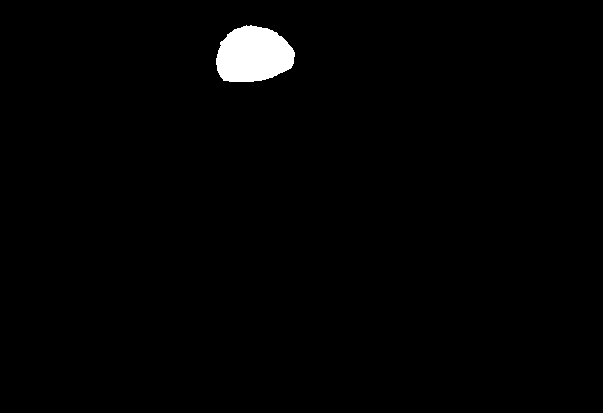
#> input picture Quality Control/Example data/ProphaseMask.tif, 603 x 413 px, found by its file name
$ jupyter execute --allow-errors 'IMC tiffs to dataframes.ipynb'   (shell and % lines are left out)   (text cells are left out)
#> lines starting #> are read from the running program, lines starting #| are printed output that depends on the picture; after the words box and inside, x2 and y2 are one past the last pixel; in counts of white or black regions, pixels touching at a corner belong together; pictures that were not available may be replaced by others from this repository, and a replacement may not be noted
[cell 1]
#Import packages needed to process data

import numpy as np
import matplotlib.pyplot as plt

from PIL import Image
import pandas as pd

import seaborn as sns

[cell 2]
#Read the list of protein names from the Panel CSV file. Check your panel file is correct for this experiment#

metals = list(pd.read_csv('Paneltest.csv')['name'])
#> (reads MCD to TIFF/Paneltest.csv from the repository)

metals

[cell 3]
##optional, just to check you're getting egg images correctly

#The metals list is your panel in order. t is the max threshhold for each metal used for displaying the data in the plots.
#In this cell the purpose of the code is a quick check of the data so will always just look at the first channel.


def read_tiff(path):
    """
    path - Path to the multipage-tiff file
    """
#> called with path = 'ProphaseMask.tif'
    img = Image.open(path)
#> img is the input picture: PIL image 603x413 L; 1.4% white; 1 white region, box (x1, y1, x2, y2) and area: (216, 25, 295, 82) 3485
    images = []
    for i in range(img.n_frames):
        img.seek(i)
        images.append(np.array(img))
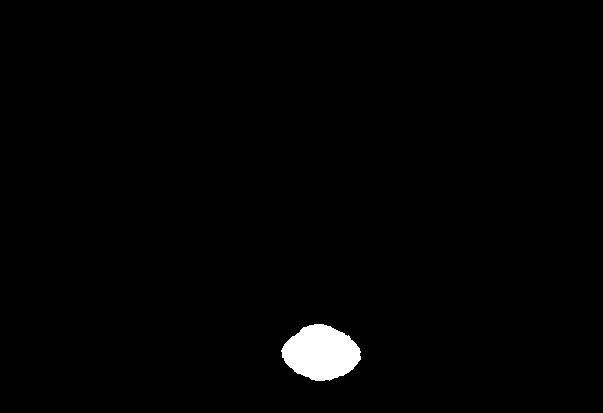
#> img: PIL image 603x413 L; 1.3% white; 1 white region, box (x1, y1, x2, y2) and area: (281, 324, 361, 381) 3274
#> after the loop, images = 14 items
    return np.array(images)

multimask = read_tiff("ProphaseMask.tif") ################### change this to your first roi's individual eggs mask ###############
multi = read_tiff("Prophase.tiff") ############################  change this to your first roi ###################################
#> call 2 of read_tiff, with path = 'Prophase.tiff'
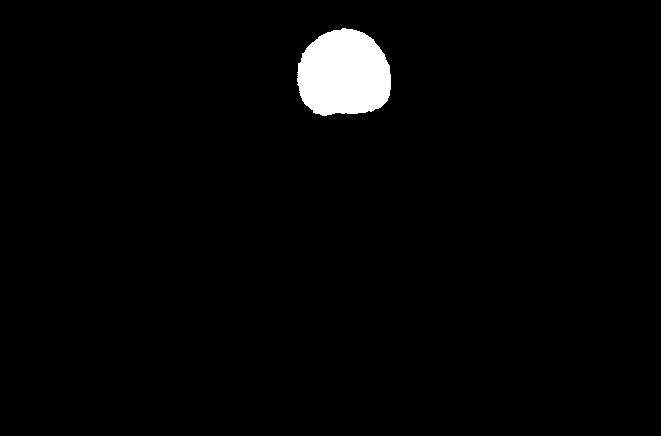
#> input picture Quality Control/Example data/5.5hrMask.tif, 661 x 436 px, given in place of Prophase.tiff, which was not available
#> in read_tiff, img is the input picture: PIL image 661x436 L; 2.3% white; 1 white region, box (x1, y1, x2, y2) and area: (297, 28, 391, 116) 6587
#> after the loop in read_tiff (call 2), `for i in range(img.n_frames):`:
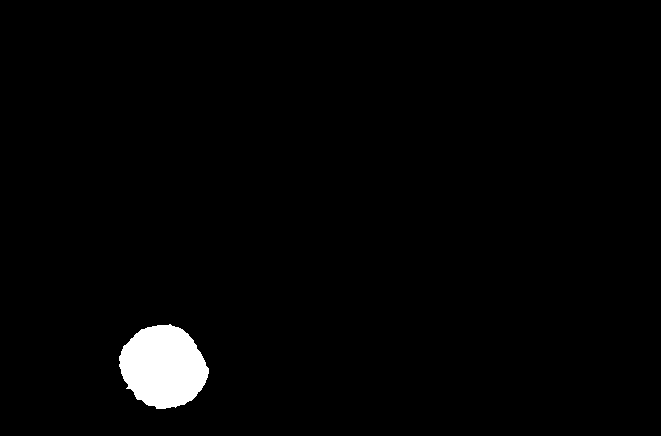
#> img: PIL image 661x436 L; 2% white; 1 white region, box (x1, y1, x2, y2) and area: (119, 324, 209, 409) 5633
#> after the loop in read_tiff (call 2), `for i in range(img.n_frames):`: images = 11 items

fig, ax = plt.subplots(ncols=4, nrows=2, figsize=(12,8)) # This is how you initiate a multiplot

for i in range(0,4): ## This for loop iterates through the first 4 eggs, plotting the image and histogram below it.

    mask_arr = np.array(multimask[i]) # Choose the mask
    mask_df = pd.DataFrame(mask_arr)  # Turn the mask into a dataframe for easy mask application to the actual image

    df=pd.DataFrame(multi[0])##   only using target 0 (gH2AX) in this example. Turns image array into dataframe for mask application
    tightdf=df[mask_df == 255].dropna(how='all').dropna(how='all',axis=1) # Applies the mask, and drops all rows/columns that are empty

    ax[0,i].imshow(tightdf,interpolation='nearest') ## Plots image. add .fillna(0) to have dark background (zeros). vmax sets bightness ceiling
    ax[0,i].set_title("Cell "+str(i))

    x = df[mask_df == 255].to_numpy().flatten() # Applies mask again, converting pixels oputside of egg to NaN, then to a numpy array and flattens to list
    x2= x[~np.isnan(x)] # removes NaN values from flattened array, leaving a list of values from inside the egg

    ax[1,i].hist(x2,bins=15) # plots a histogram of the list of values inside the egg generated above
    ax[1,i].set_title('Histo of masked cell '+str(i))
    ax[1,i].set_yscale('log')
    ax[1,i].set_ylim(0.5, 1000000)
#> this loop made 4 passes
#> tightdf on passes 1 to 4: table of 57 rows and 79 columns, table of 64 rows and 75 columns, table of 66 rows and 71 columns, table of 79 rows and 69 columns
#> pass 2, `mask_arr = np.array(multimask[i])`:
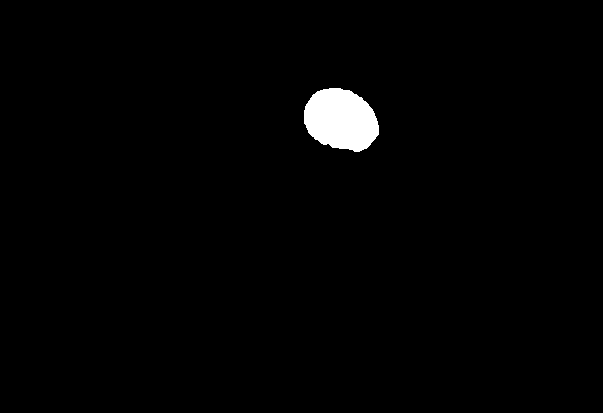
#> mask_arr: shape (413, 603); 1.5% white; 1 white region, box (x1, y1, x2, y2) and area: (304, 88, 379, 152) 3633
#> pass 3, `mask_arr = np.array(multimask[i])`:
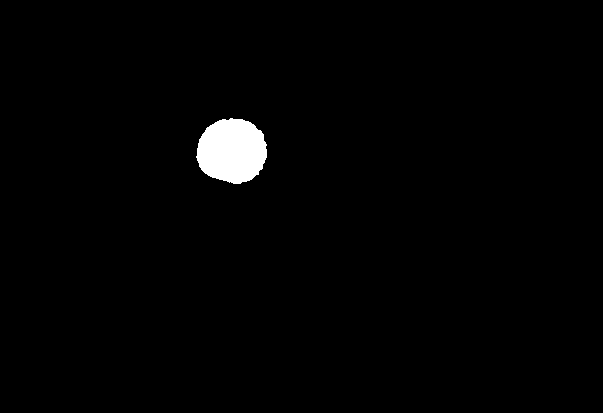
#> mask_arr: shape (413, 603); 1.5% white; 1 white region, box (x1, y1, x2, y2) and area: (196, 118, 267, 184) 3620
#> after the loop:
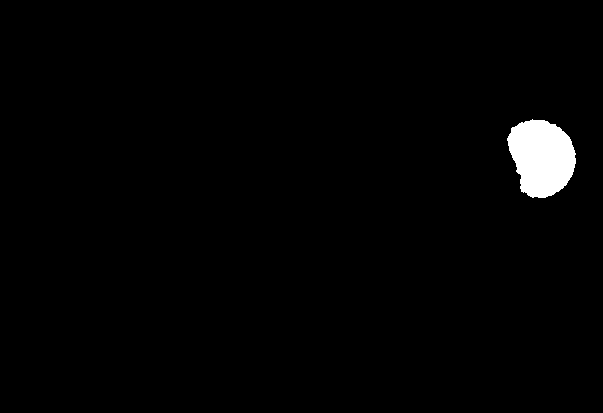
#> mask_arr: shape (413, 603); 1.6% white; 1 white region, box (x1, y1, x2, y2) and area: (507, 119, 576, 198) 4025
    #ax[1,i].set_xlim(0, 100) # You might want to remove or edit this if looks like histogram's x axis scale is off
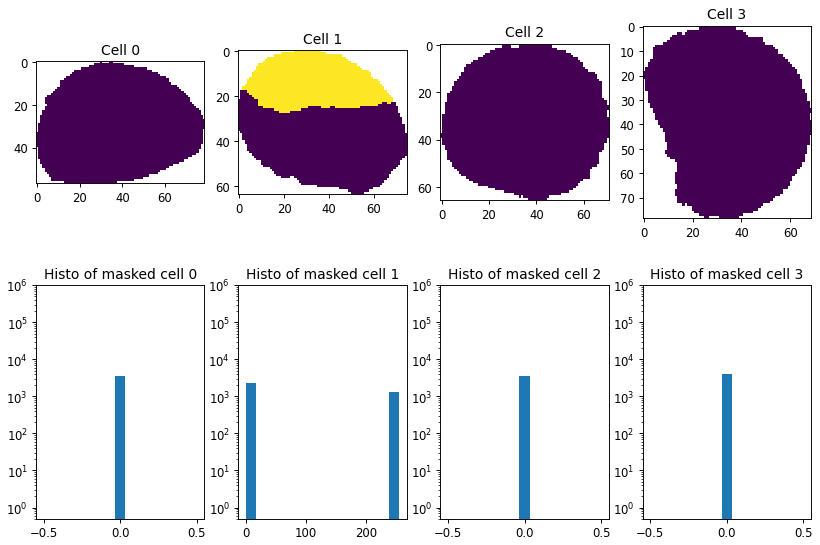
#> figure drawn by matplotlib, 8 panels; panel 5: tallest bar 3485 high, from x = -0.0333 to 0.0333; panel 6: tallest bar 2337 high, from x = 0 to 17; panel 7: tallest bar 3620 high, from x = -0.0333 to 0.0333; panel 8: tallest bar 4025 high, from x = -0.0333 to 0.0333

[cell 4]
  ########## Putting the total signal data into a wide format dataframe #########
  ##---------------------------------------------------------------------------##


## This code expects a tiff (or tiffs) of timepoint(s) named in the format [timepoint.tiff] eg "5.5hr.tiff",
## and a mask .tif for each timepoint named as above but including the word Mask at the end, eg. "5.5hrMask.tif" NB .tif due to imageJ output


##IMPORTANT!!!! SET TIMEPOINTS HERE, add timepoints as strings separated by commas (python list)
times = ["Prophase", '2hr', '3.5hr', '5hr', "6.5hr", '7.5hr','NoGVBD']

metals = list(pd.read_csv('Paneltest.csv')['name']) #set your panel file here (the .csv part, don't edit the actaul word 'name' in this code)


##Funtion to read multichannel tiff in as numpy array
##############
def read_tiff(path):
    """
    path - Path to the multipage-tiff file
    """
#> called with path = 'Prophase.tiff'
    img = Image.open(path)
    images = []
    for i in range(img.n_frames):
        img.seek(i)
        images.append(np.array(img))
#> after the loop, images = 11 items
    return np.array(images)
###############


##Create the empty wide format data frame. CUSTOMISE METALS AS APPROPRIATE #####  ########  ################
ColumnsWide = 'IntraEggId Timepoint'.split()
ColumnsWide = ColumnsWide + metals
widedf = pd.DataFrame(columns=ColumnsWide)


#> (the rest of this cell did not finish here and is left out)

#> after the loop in read_tiff (call 2), `for i in range(img.n_frames):`: images = 14 items
    EggCount = multimask.shape[0] ##How many channels are in the mask, ie number of cells are we going to be iterating through?


    ##Populate rows with Egg data
    for x in range(EggCount):
        NewRow = [] ## Empty list that will become new row
        NewRow.append(x) ## First column is EggID
        NewRow.append(timepoint) ## Second column is egg timepoint
        EggMask = multimask[x] ## Focuses on the mask with the right egg in it

        for metal in range(len(metals)):
            metaldf=pd.DataFrame(multi[metal]) ##Focuses on one metal channel at a time, turning np array into DataFrame so it can be masked with another DF
            lineararray = metaldf[EggMask == 255].to_numpy().flatten() ##Applies mask and flattens data to a 1D array
            linearnoNaN = lineararray[~np.isnan(lineararray)] ##Removes NaN values that were placed in area outside of mask by above line
            NewRow.append(sum(linearnoNaN))  ## Adds the sum of that metal's signal to the list which will become the new DF row


        widedf.loc[len(widedf.index)] = NewRow ## Adds the 'NewRow' list of data generated above to the DF as a new row

widedf

[cell 5]
##uncomment and run this to save the dataframe as a csv, calling it whatever you want

#widedf.to_csv('IMC_Wide_Dataframe.csv')

[cell 6]
##uncomment and run this to open the dataframe from the .csv if you have done that previously, make sure the name is correct

#widedf = pd.read_csv('IMC_Wide_Dataframe.csv')

[cell 7]
  ########## Putting the total signal data into a long format dataframe #########
  ##---------------------------------------------------------------------------##

## This code expects a tiff (or tiffs) of timepoint(s) named in the format [timepoint.tiff] eg "5.5hr.tiff",
## and a mask .tif for each timepoint named as above but including the word mask at the end, eg. "5.5hrMask.tif" NB .tif due to imageJ output.

##Check the imported packages at the top


##IMPORTANT!!!! SET TIMEPOINTs HERE, add timepoints as strings separated by commas (python list)
times = ["Prophase", '2hr', '3.5hr', '5hr', "6.5hr", '7.5hr']

metals = list(pd.read_csv('Paneltest.csv')['name'])

##Funtion to read multichannel tiff in as numpy array
##############
def read_tiff(path):
    """
    path - Path to the multipage-tiff file
    """
#> called with path = 'Prophase.tiff'
    img = Image.open(path)
    images = []
    for i in range(img.n_frames):
        img.seek(i)
        images.append(np.array(img))
#> after the loop, images = 11 items
    return np.array(images)
###############


##Create the empty long format data frame. Creates a new line per datapoint
Columnslong = 'IntraEggId Timepoint Target Total_Signal'.split()
longdf = pd.DataFrame(columns=Columnslong)

#> (the rest of this cell did not finish here and is left out)

#> after the loop in read_tiff (call 2), `for i in range(img.n_frames):`: images = 14 items
    EggCount = multimask.shape[0] ##How many channels are in the mask, ie eggs are we going to be iterating through?


    ##Populate rows with Egg data
    for x in range(EggCount):
        EggMask = multimask[x] ## Focuses on the mask with the right egg in it

        for metal in range(len(metals)):
            NewRow = [] ## Empty list that will become new row
            NewRow.append(x) ## First column is EggID
            NewRow.append(timepoint) ## Second column is egg timepoint
            NewRow.append(metals[metal]) ## Third column is protein

            metaldf=pd.DataFrame(multi[metal]) ##Focuses on one metal channel at a time, turning np array into DataFrame so it can be masked with another DF
            lineararray = metaldf[EggMask == 255].to_numpy().flatten() ##Applies mask and flattens data to a 1D array
            linearnoNaN = lineararray[~np.isnan(lineararray)] ##Removes NaN values that were placed in area outside of mask by above line
            NewRow.append(sum(linearnoNaN))  ## Adds the sum of that metal's signal to the list which will become the new DF row

            longdf.loc[len(longdf.index)] = NewRow ## Adds the 'NewRow' list of data generated above to the DF as a new row


longdf
